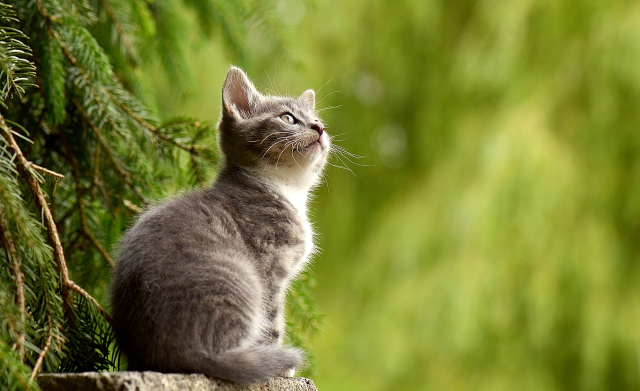
#> input picture Photos/cat2.jpg, 1280 x 781 px (shown at 1/2 size)
$ python masking.py
#> lines starting #> are read from the running program, lines starting #| are printed output that depends on the picture; after the words box and inside, x2 and y2 are one past the last pixel; in counts of white or black regions, pixels touching at a corner belong together
import cv2 as cv
import numpy as np

first_img = cv.imread('Photos/cat2.jpg')
#> first_img is the input picture: shape (781, 1280, 3); mean B, G, R 49.7, 125.8, 119.2

def rescaleFrame(frame, scale = 0.6):
#> called with scale = 0.6
    width = int(frame.shape[1] * scale)
#> width = 768
    height = int(frame.shape[0] * scale)
#> height = 468
    dimensions = (width,height)
#> dimensions = (768, 468)

    return cv.resize(frame, dimensions, interpolation= cv.INTER_AREA)
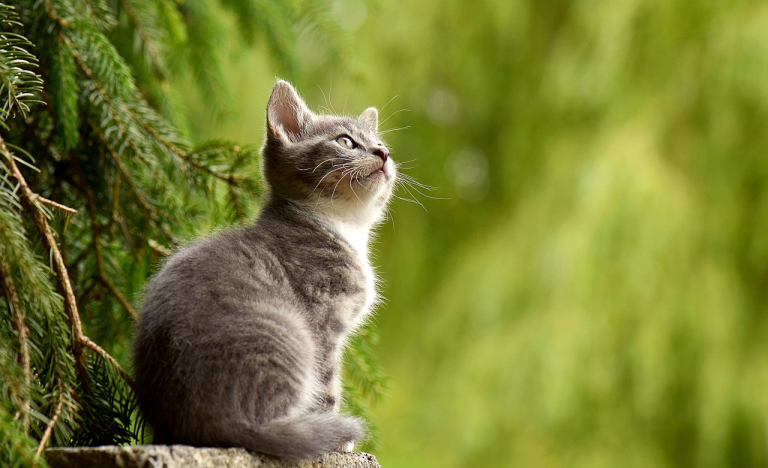
#> returned value: shape (468, 768, 3); mean of channels 0, 1, 2 49.7, 125.8, 119.2; drawn as B, G, R

img = rescaleFrame(first_img)
cv.imshow('cat', img)

#make sure that mask is the same size as of the target image
blank = np.zeros(img.shape[0:2], dtype= 'uint8')
# cv.imshow('blank image', blank)

height = img.shape[0]//2
#> height = 234
width = img.shape[1]//2
#> width = 384

mask = cv.circle(blank, (width, height), 200, (255,255,255), -1)
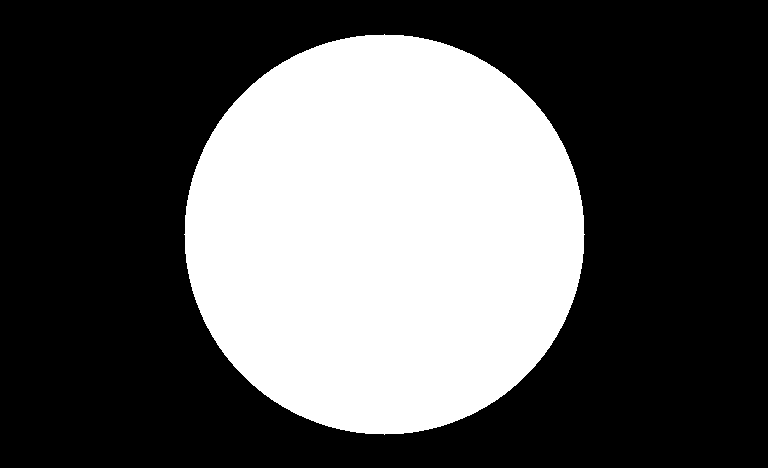
#> blank: shape (468, 768); 35% white; 1 white region, box (x1, y1, x2, y2) and area: (184, 34, 585, 435) 125629
cv.imshow('mask', mask)

# THE MAIN MASKING KEY
masked = cv.bitwise_and(img, img, mask= mask)
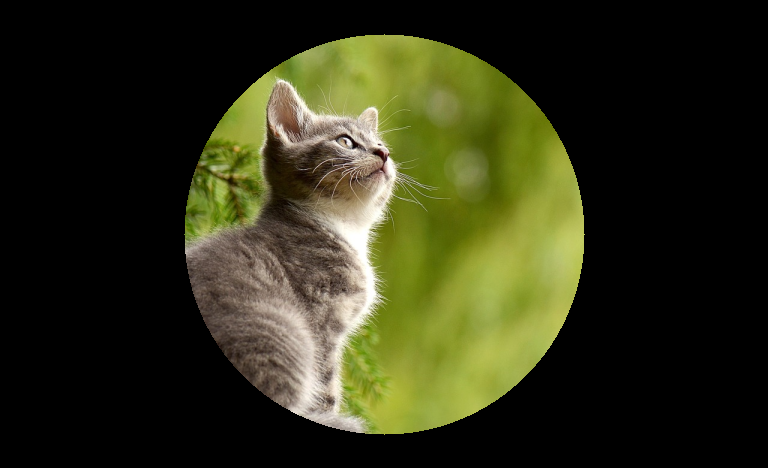
#> masked: shape (468, 768, 3); mean B, G, R 23.4, 48.5, 47.2
cv.imshow('masked image', masked)

cv.waitKey(0)

$ run again, with Photos/whamen.jpg copied over Photos/cat2.jpg
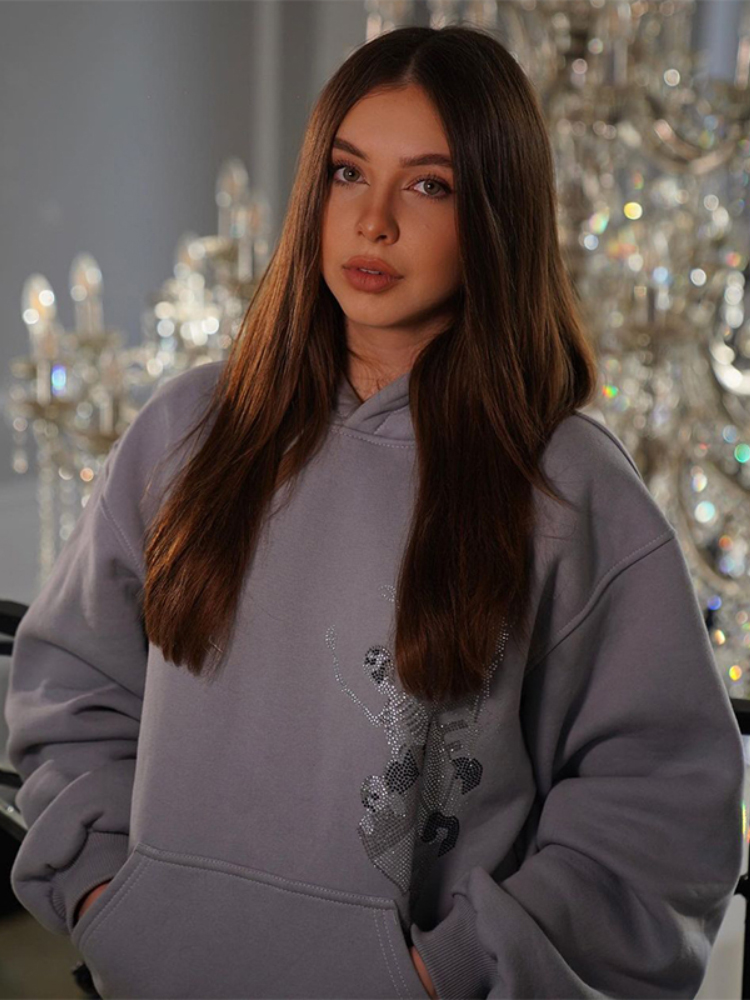
#> input picture Photos/whamen.jpg, 750 x 1000 px
#> first_img is the input picture: shape (1000, 750, 3); mean B, G, R 78.1, 81.2, 92.7
#> `mask = cv.circle(blank, (width, height), 200, (255,255,255), -1)`:
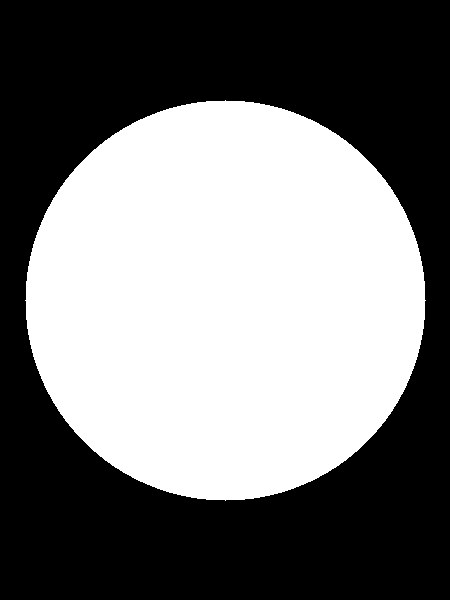
#> blank: shape (600, 450); 46.5% white; 1 white region, box (x1, y1, x2, y2) and area: (25, 100, 426, 501) 125629
#> `masked = cv.bitwise_and(img, img, mask= mask)`:
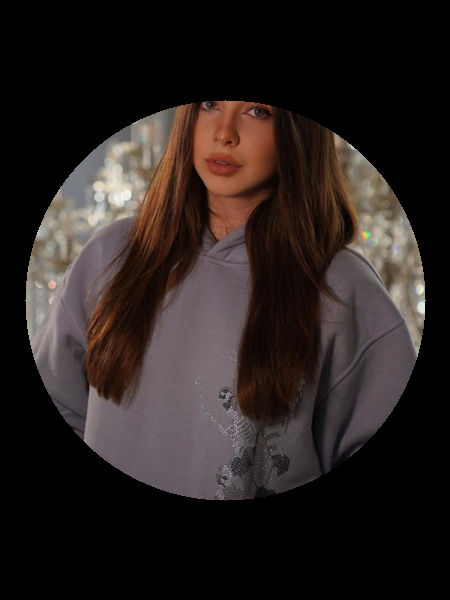
#> masked: shape (600, 450, 3); mean B, G, R 31.6, 33.6, 41.3
